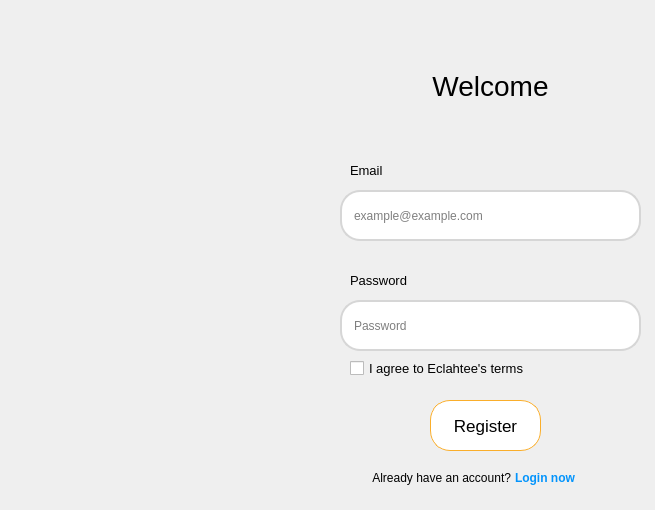
<?xml version="1.0" encoding="UTF-8"?>
<ui version="4.0">
 <class>MainWindow</class>
 <widget class="QMainWindow" name="MainWindow">
  <property name="geometry">
   <rect>
    <x>0</x>
    <y>0</y>
    <width>655</width>
    <height>510</height>
   </rect>
  </property>
  <property name="minimumSize">
   <size>
    <width>655</width>
    <height>510</height>
   </size>
  </property>
  <property name="maximumSize">
   <size>
    <width>655</width>
    <height>510</height>
   </size>
  </property>
  <property name="windowTitle">
   <string>MainWindow</string>
  </property>
  <property name="styleSheet">
   <string notr="true"/>
  </property>
  <widget class="QWidget" name="centralwidget">
   <widget class="QLineEdit" name="lineEdit">
    <property name="geometry">
     <rect>
      <x>340</x>
      <y>190</y>
      <width>301</width>
      <height>51</height>
     </rect>
    </property>
    <property name="styleSheet">
     <string notr="true">QLineEdit{
	padding: 10px;
	border: 2px solid rgb(214, 214, 214);
	border-radius: 20px;
}

QLineEdit:hover{
	padding: 10px;
	border: 2px solid gray;
	border-radius: 20px;
}

QLineEdit:focus{
	padding: 10px;
	border: 2px solid gray;
	border-radius: 20px;
}</string>
    </property>
    <property name="inputMask">
     <string/>
    </property>
    <property name="text">
     <string/>
    </property>
    <property name="placeholderText">
     <string>example@example.com</string>
    </property>
   </widget>
   <widget class="QLineEdit" name="lineEdit_2">
    <property name="geometry">
     <rect>
      <x>340</x>
      <y>300</y>
      <width>301</width>
      <height>51</height>
     </rect>
    </property>
    <property name="styleSheet">
     <string notr="true">QLineEdit{
	padding: 10px;
	border: 2px solid rgb(214, 214, 214);
	border-radius: 20px;
}

QLineEdit:hover{
	padding: 10px;
	border: 2px solid gray;
	border-radius: 20px;
}

QLineEdit:focus{
	padding: 10px;
	border: 2px solid gray;
	border-radius: 20px;
}</string>
    </property>
    <property name="inputMask">
     <string/>
    </property>
    <property name="text">
     <string/>
    </property>
    <property name="echoMode">
     <enum>QLineEdit::Password</enum>
    </property>
    <property name="placeholderText">
     <string>Password</string>
    </property>
   </widget>
   <widget class="QLabel" name="label">
    <property name="geometry">
     <rect>
      <x>350</x>
      <y>160</y>
      <width>41</width>
      <height>21</height>
     </rect>
    </property>
    <property name="font">
     <font>
      <pointsize>10</pointsize>
      <weight>50</weight>
      <bold>false</bold>
      <kerning>false</kerning>
     </font>
    </property>
    <property name="text">
     <string>Email</string>
    </property>
   </widget>
   <widget class="QLabel" name="label_2">
    <property name="geometry">
     <rect>
      <x>350</x>
      <y>270</y>
      <width>61</width>
      <height>21</height>
     </rect>
    </property>
    <property name="font">
     <font>
      <pointsize>10</pointsize>
      <weight>50</weight>
      <bold>false</bold>
      <kerning>false</kerning>
     </font>
    </property>
    <property name="text">
     <string>Password</string>
    </property>
   </widget>
   <widget class="QLabel" name="label_5">
    <property name="geometry">
     <rect>
      <x>390</x>
      <y>60</y>
      <width>201</width>
      <height>51</height>
     </rect>
    </property>
    <property name="font">
     <font>
      <pointsize>21</pointsize>
     </font>
    </property>
    <property name="text">
     <string>Welcome</string>
    </property>
    <property name="alignment">
     <set>Qt::AlignCenter</set>
    </property>
   </widget>
   <widget class="QPushButton" name="pushButton">
    <property name="geometry">
     <rect>
      <x>430</x>
      <y>400</y>
      <width>111</width>
      <height>51</height>
     </rect>
    </property>
    <property name="font">
     <font>
      <pointsize>13</pointsize>
     </font>
    </property>
    <property name="styleSheet">
     <string notr="true">QPushButton{
	background-color: white;
	border: 1px solid #faae2b;
	border-radius: 20px;
}

QPushButton:hover{
	background-color: white;
	border: 2px solid #faae2b;
	border-radius: 20px;
}</string>
    </property>
    <property name="text">
     <string>Register</string>
    </property>
   </widget>
   <widget class="QLabel" name="label_6">
    <property name="geometry">
     <rect>
      <x>370</x>
      <y>470</y>
      <width>141</width>
      <height>16</height>
     </rect>
    </property>
    <property name="font">
     <font>
      <pointsize>9</pointsize>
     </font>
    </property>
    <property name="text">
     <string>Already have an account?</string>
    </property>
    <property name="alignment">
     <set>Qt::AlignRight|Qt::AlignTrailing|Qt::AlignVCenter</set>
    </property>
   </widget>
   <widget class="QLabel" name="label_7">
    <property name="geometry">
     <rect>
      <x>515</x>
      <y>470</y>
      <width>91</width>
      <height>16</height>
     </rect>
    </property>
    <property name="font">
     <font>
      <pointsize>9</pointsize>
      <weight>75</weight>
      <bold>true</bold>
     </font>
    </property>
    <property name="styleSheet">
     <string notr="true">color: rgb(3, 148, 252);</string>
    </property>
    <property name="text">
     <string>Login now</string>
    </property>
   </widget>
   <widget class="QLabel" name="label_4">
    <property name="geometry">
     <rect>
      <x>20</x>
      <y>0</y>
      <width>271</width>
      <height>511</height>
     </rect>
    </property>
    <property name="styleSheet">
     <string notr="true"/>
    </property>
    <property name="text">
     <string/>
    </property>
    <property name="pixmap">
     <pixmap>../Image/OIG-removebg-preview.png</pixmap>
    </property>
   </widget>
   <widget class="QCheckBox" name="checkBox">
    <property name="geometry">
     <rect>
      <x>350</x>
      <y>360</y>
      <width>191</width>
      <height>17</height>
     </rect>
    </property>
    <property name="font">
     <font>
      <pointsize>10</pointsize>
     </font>
    </property>
    <property name="text">
     <string>I agree to Eclahtee's terms</string>
    </property>
   </widget>
  </widget>
 </widget>
 <resources>
  <include location="../Buổi 6/resource2.qrc"/>
 </resources>
 <connections/>
</ui>
